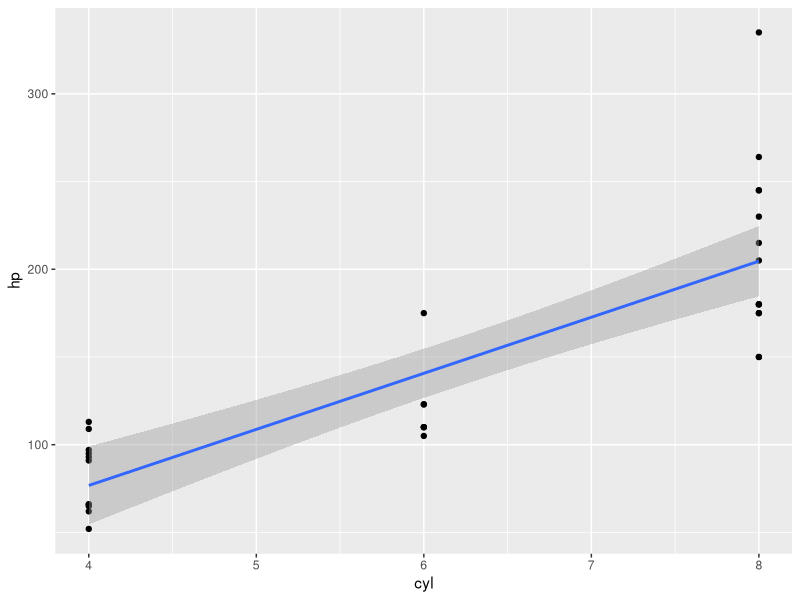

Source code (R):
# R - Grundlæggende data analyse og data visualisering Lektion 1 - R og Rstudio

## Mulighederne med R

### Data manipulation
library(dplyr)
mtcars
View(mtcars)

mtcars %>% 
  filter(cyl < 6)

### Deskriptiv Statistik
mtcars$hp
mean(mtcars$hp)


fit <- lm(formula = hp ~ cyl+disp, data = mtcars)
fit

library(ggplot2)
ggplot(mtcars, aes(cyl, hp))+
  geom_point() +
  stat_smooth(method = "lm")


